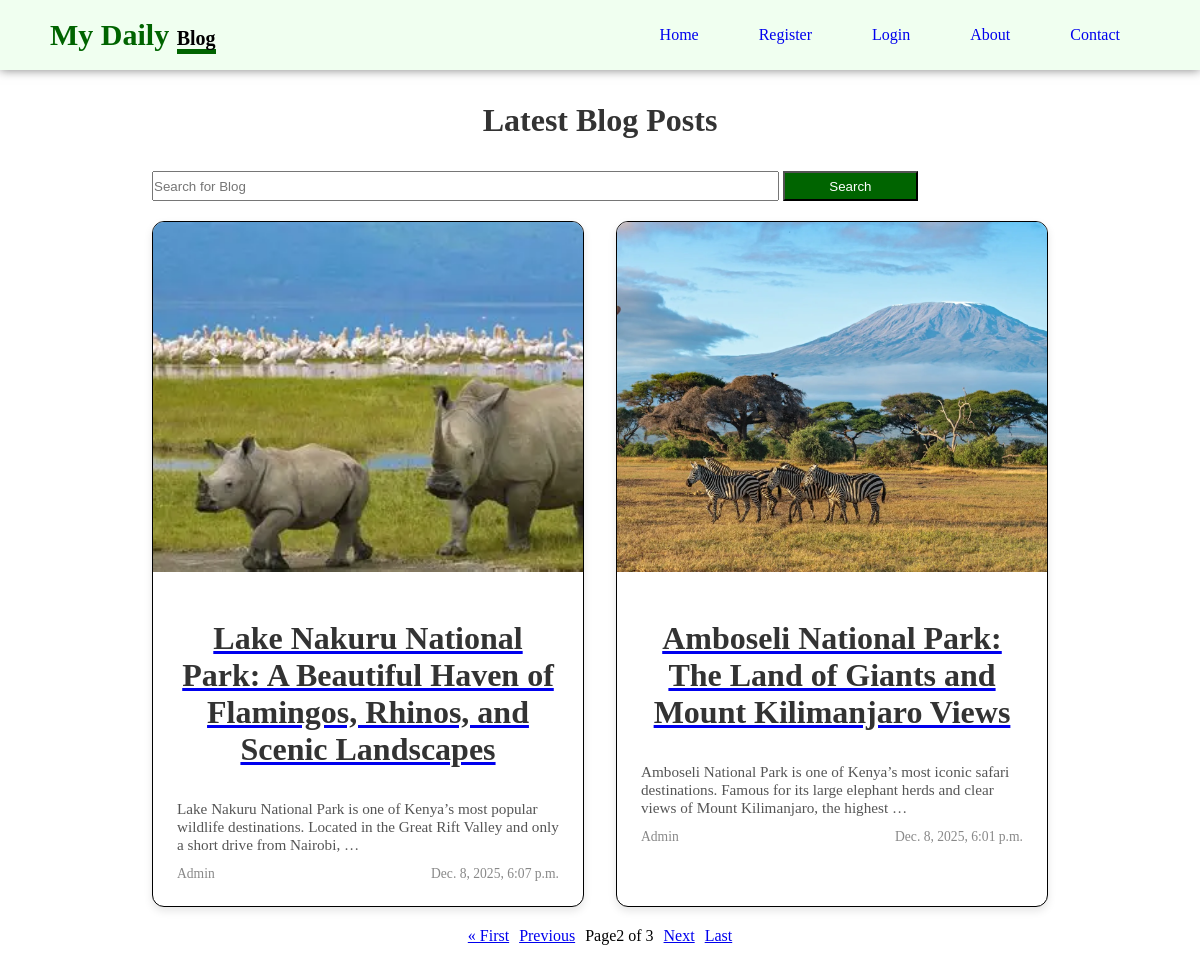
Screenshot of /blog/?page=2 with the database file from the repository.
### blog/models.py (models this page shows, shortened)
class Blog(models.Model):
    title = models.CharField(max_length=10000)
    introduction = models.TextField()
    body = models.TextField(blank=True, null=True)
    content = CKEditor5Field(config_name='default', blank=True, null=True )
    images = models.ImageField(blank=True, null=True,default='default.jpg')
    writer = models.ForeignKey(User, on_delete=models.CASCADE)
    date = models.DateTimeField(auto_now_add=True)
    slug = models.SlugField(blank=True, null=True)

### blog/views.py (the view)
# urls.py: path('',views.blog_post, name='blog-post'),
def blog_post(request):
    Blogs = Blog.objects.all().order_by('-date')
    blog_filter = BlogFilter(request.GET, queryset=Blogs)
    p = Paginator(Blogs, 2)
    page = request.GET.get('page')
    Blogs = p.get_page(page)
    return render(request, 'blog/blog_post.html',{'Blogs':Blogs, 'filter':blog_filter})

### blog/templates/blog/blog_post.html (shortened to what this page needs)
{% extends "layout.html" %}
{% load static %}
{% block content %}
    <div class="grid-blog-main">
        <h1
        class="blog-title">Latest Blog Posts</h1>
      <form action="{% url "search" %}" method="post">
            <input type="search" name="searched" id="" placeholder="Search for Blog">
            <button>Search</button>
        </form>
        <div class="grid-blog-one">
            {% for Blog in Blogs %}
                <div class="blog-card">
                    {% if Blog.images %}
                    <img src="{{ Blog.images.url }}" alt="{{ Blog.title }}" class="blog-image">
                    {% endif %}
                    <div class="blog-content">
        <a href="{% url "page" slug=Blog.slug %}">
        <h1
        class="blog-title">
        {{ Blog.title }}
            </h1>
            </a>
                        <p class="blog-intro">{{ Blog.introduction|truncatewords:25 }}</p>
                        <div class="blog-meta">
                            <span class="blog-writer">{{ Blog.writer }}</span>
                            <span class="blog-date">{{ Blog.date }}</span>
                        </div>
                    </div>
                </div>
            {% empty %}
                <p class="no-posts">No blog posts available.</p>
            {% endfor %}
        </div>
        <div class="pag">
            {% if Blogs.has_previous %}
                <a href="?page=1">&laquo; First</a>
                <a href="?page={{Blogs.previous_page_number}}">Previous</a>
            {% endif %}
            <span>Page{{Blogs.number}} of {{Blogs.paginator.num_pages}}</span>
            {% if Blogs.has_next %}
            <a href="?page={{Blogs.next_page_number}}">Next</a>
            <a href="?page={{Blogs.paginator.num_pages}}">Last</a>
            {% endif %}
        </div>
    </div>
{% endblock %}

### static/css/style.css (style rules this page uses)
* { margin: 0; padding: 0; box-sizing: border-box; }
body { min-height: 100vh; }
h1 { margin-top: 20px; }
.grid-blog-main { max-width: 80%; margin: 50px auto; padding: 2rem; }
.blog-title { text-align: center; font-size: 2rem; margin-bottom: 2rem; color: #333; }
.grid-blog-one { display: grid; grid-template-columns: repeat(auto-fit, minmax(300px, 1fr)); gap: 2rem; }
.blog-card { background-color: #fff; border-radius: 12px; box-shadow: 0 4px 8px rgba(0, 0, 0, 0.1); overflow: hidden; transition: box-shadow 0.3s ease; border: 1px solid black; }
.blog-image { width: 100%; height: 350px; object-fit: cover; }
.blog-content { padding: 1.5rem; }
.blog-intro, .blog-body { color: #555; font-size: 0.95rem; margin-bottom: 0.75rem; }
.blog-meta { display: flex; justify-content: space-between; font-size: 0.85rem; color: #888; }
.grid-blog-main form { width: 100%; margin-bottom: 20px; }
.grid-blog-main form input { width: 70%; height: 30px; }
.grid-blog-main form button { width: 15%; height: 30px; background-color: darkgreen; color: #fff; }
.pag { width: 60%; margin: 20px auto; display: flex; justify-content: center; gap: 10px; }

### rows the page displays
Blog: images (picture), title "Lake Nakuru National Park: A Beautiful Haven of Flamingos, Rhinos, and Scenic Landscapes", introduction "Lake Nakuru National Park is one of Kenya’s most popular wildlife destinations. Located in the Great Rift Valley and only a short drive from Nairobi, …", writer "Admin", date "Dec. 8, 2025, 6:07 p.m."
Blog: images (picture), title "Amboseli National Park: The Land of Giants and Mount Kilimanjaro Views", introduction "Amboseli National Park is one of Kenya’s most iconic safari destinations. Famous for its large elephant herds and clear views of Mount Kilimanjaro, the highest …", writer "Admin", date "Dec. 8, 2025, 6:01 p.m."

### other values shown
{{ Blogs.number }} "2"
{{ Blogs.paginator.num_pages }} "3"
